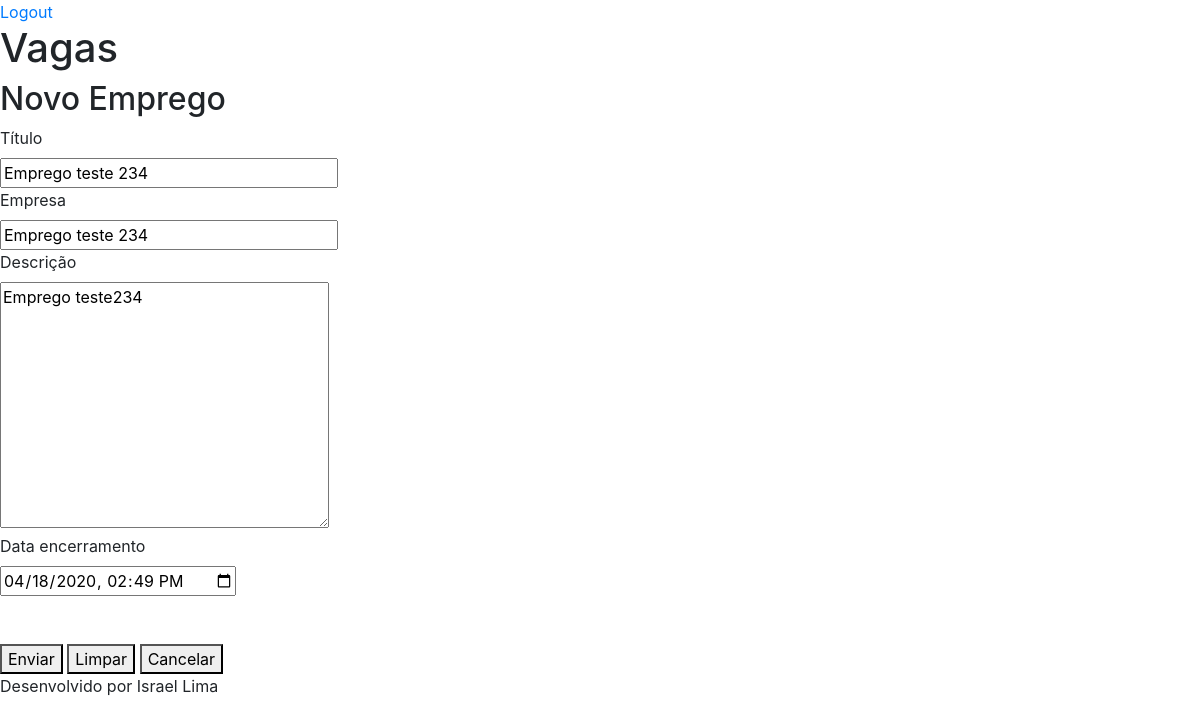
/empregos/novo_emprego/?id=4, run on the app's committed database.
### emprego/models.py (models this page shows, shortened)
class Empregos(models.Model):
    titulo = models.CharField(max_length=200)
    empresa = models.CharField(max_length=100)
    descricao = models.TextField(blank=True, null=True)
    data_emprego = models.DateTimeField(verbose_name='Data do Criação')
    data_criacao = models.DateTimeField(auto_now=True, verbose_name='Data do Evento')
    usuario = models.ForeignKey(User, on_delete=models.CASCADE)
    class Meta:
        db_table='empregos'
    def get_data_input_emprego(self):
        return self.data_criacao.strftime('%Y-%m-%dT%H:%M')

### emprego/views.py (the view)
# urls.py: path('empregos/novo_emprego/', views.novo_emprego),
def novo_emprego(request):
    id_emprego = request.GET.get('id')
    dados = {}
    if id_emprego:
        dados['emprego'] = Empregos.objects.get(id=id_emprego)
    return render(request, 'novo_emprego.html', dados)

### templates/novo_emprego.html (shortened to what this page needs)
{% extends "model-page.html" %}
{% block content  %}
<h2>Novo Emprego</h2>
<form action="submit" method="POST">{% csrf_token %}
    <label for="">Título</label>     <br>
    <input type="text" name="titulo" size="28" value="{{ emprego.titulo }}"><br>
    <label for="">Empresa</label>     <br>
    <input type="text" name="empresa" size="28" value="{{ emprego.empresa }}"><br>
    <label for="">Descrição</label><br>
    <textarea name="descricao" id="" cols="30" rows="10">{{ emprego.descricao }}</textarea><br>
    <label for="">Data encerramento</label>     <br>
    <input type="datetime-local" name="data_emprego" value="{{ emprego.get_data_input_emprego }}"><br><br><br>
    <button type="submit">Enviar</button>
    <button type="reset">Limpar</button>
    <a href="/">
        <button type="">Cancelar</button>
    </a>
</form>
{% endblock %}

### data on the page
Empregos: titulo "Emprego teste 234", empresa "Emprego teste 234", descricao "Emprego teste234", data_emprego "04/18/2020 14:49"
